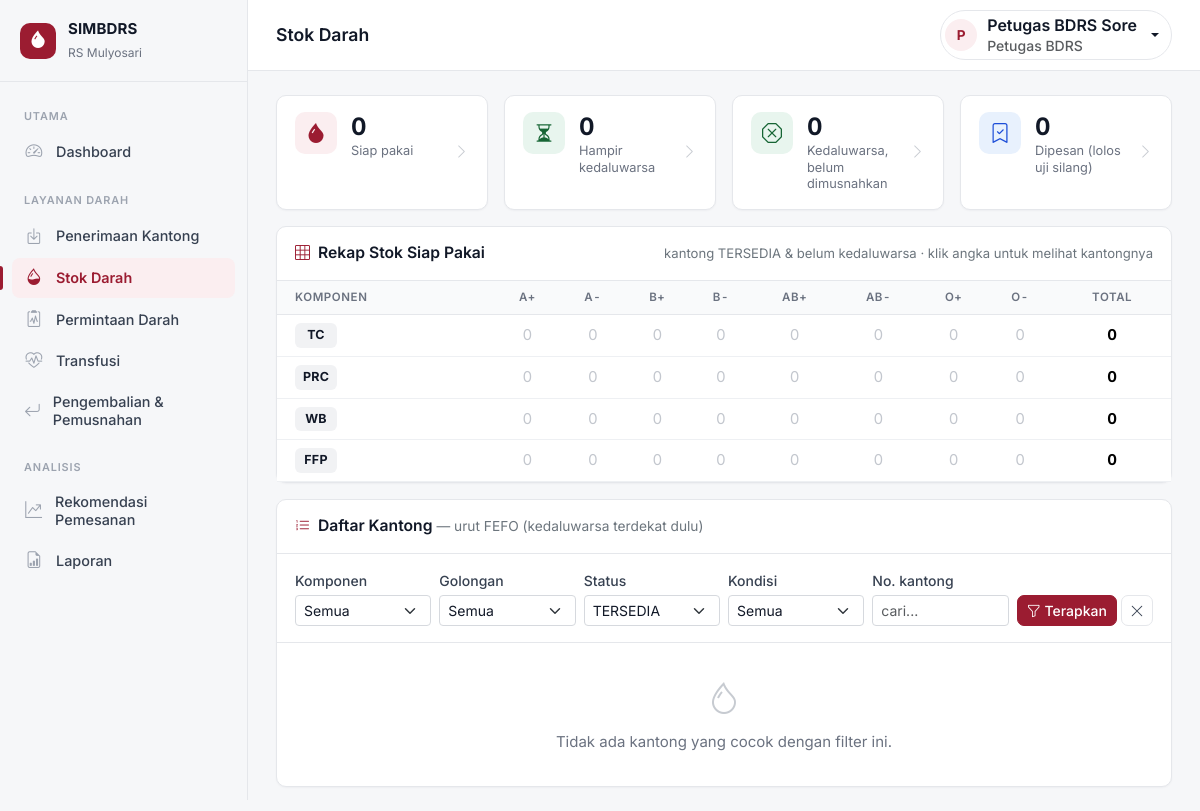
Page /modules/stok/index.php (signed in) on the committed database.
### tables this page shows
CREATE TABLE komponen_darah (
    id_komponen            INT AUTO_INCREMENT PRIMARY KEY,
    kode                   VARCHAR(10)  NOT NULL UNIQUE,
    nama_komponen          VARCHAR(100) NOT NULL,
    suhu_min               DECIMAL(4,1) NULL,
    suhu_max               DECIMAL(4,1) NULL,
    masa_simpan_hari       INT NOT NULL,           
    batas_peringatan_hari  INT NOT NULL            
);

### includes/fungsi.php (called while the page is built, shortened)
<?php
function e($teks): string
{
    return htmlspecialchars((string) $teks, ENT_QUOTES, 'UTF-8');
}

### modules/stok/index.php (the view, shortened to what this page needs)
<?php
require __DIR__ . '/../../auth/cek_akses.php';
$golongan = [];
foreach (['A', 'B', 'AB', 'O'] as $g) {
    foreach (['+', '-'] as $r) {
        $golongan[] = $g . $r;
    }
}
$daftar_status = ['TERSEDIA', 'DIPESAN', 'DIKELUARKAN', 'DITRANSFUSIKAN', 'DIKEMBALIKAN', 'DIMUSNAHKAN'];
$komponen = $pdo->query("SELECT id_komponen, kode, nama_komponen, batas_peringatan_hari FROM komponen_darah ORDER BY masa_simpan_hari, kode")->fetchAll();
$rekap = [];
$q = $pdo->query(
    "SELECT id_komponen, CONCAT(gol_darah, rhesus) AS gol, COUNT(*) AS jml
     FROM kantong_darah
     WHERE status = 'TERSEDIA' AND tgl_kedaluwarsa >= CURDATE()
     GROUP BY id_komponen, gol_darah, rhesus"
);
foreach ($q as $r) {
    $rekap[$r['id_komponen']][$r['gol']] = (int) $r['jml'];
}
$minimal = [];
foreach ($pdo->query("SELECT id_komponen, CONCAT(gol_darah, rhesus) AS gol, jumlah_minimal FROM stok_minimal") as $r) {
    $minimal[$r['id_komponen']][$r['gol']] = (int) $r['jumlah_minimal'];
}
$f = [
    'komponen' => (int) ($_GET['komponen'] ?? 0),
    'gol'      => in_array($_GET['gol'] ?? '', $golongan, true) ? $_GET['gol'] : '',
    'status'   => in_array($_GET['status'] ?? '', $daftar_status, true) ? $_GET['status'] : (isset($_GET['status']) && $_GET['status'] === 'SEMUA' ? 'SEMUA' : 'TERSEDIA'),
    'kondisi'  => in_array($_GET['kondisi'] ?? '', ['hampir', 'lewat'], true) ? $_GET['kondisi'] : '',
    'cari'     => strtoupper(trim($_GET['cari'] ?? '')),
];
$where = [];
$param = [];
if ($f['status'] !== 'SEMUA') {
    $where[] = 'k.status = ?';
    $param[] = $f['status'];
}
$sql = "SELECT k.id_kantong, k.no_kantong, k.gol_darah, k.rhesus, k.volume_ml, k.tgl_aftap,
               k.tgl_kedaluwarsa, k.status, k.id_penerimaan,
               c.kode, c.batas_peringatan_hari,
               u.nama_udd, pn.tgl_terima,
               DATEDIFF(k.tgl_kedaluwarsa, CURDATE()) AS sisa_hari
        FROM kantong_darah k
        JOIN komponen_darah c ON c.id_komponen = k.id_komponen
        JOIN penerimaan pn    ON pn.id_penerimaan = k.id_penerimaan
        JOIN udd_asal u       ON u.id_udd = pn.id_udd"
     . ($where ? ' WHERE ' . implode(' AND ', $where) : '')
     . " ORDER BY k.tgl_kedaluwarsa ASC, k.no_kantong ASC
        LIMIT " . (BATAS_TAMPIL + 1);
$stmt = $pdo->prepare($sql);
$stmt->execute($param);
$kantong = $stmt->fetchAll();
$kantong = array_slice($kantong, 0, BATAS_TAMPIL);
$ringkas = $pdo->query(
    "SELECT
        SUM(k.status = 'TERSEDIA' AND k.tgl_kedaluwarsa >= CURDATE())                                              AS siap,
        SUM(k.status = 'TERSEDIA' AND k.tgl_kedaluwarsa >= CURDATE()
            AND DATEDIFF(k.tgl_kedaluwarsa, CURDATE()) <= c.batas_peringatan_hari)                                  AS hampir,
        SUM(k.status = 'TERSEDIA' AND k.tgl_kedaluwarsa < CURDATE())                                               AS lewat,
        SUM(k.status = 'DIPESAN')                                                                                    AS dipesan
     FROM kantong_darah k JOIN komponen_darah c ON c.id_komponen = k.id_komponen"
)->fetch();
function link_filter(array $f, array $ubah): string
{
    $q = array_filter(array_merge($f, $ubah), fn($v) => $v !== '' && $v !== 0);
    return '?' . http_build_query($q);
}
require __DIR__ . '/../../includes/header.php';
?>
<div class="row g-3 mb-3">
    <?php
    $kartu = [
        ['Siap pakai', $ringkas['siap'], 'droplet-fill', link_filter($f, ['status' => 'TERSEDIA', 'kondisi' => '']), 'merek'],
        ['Hampir kedaluwarsa', $ringkas['hampir'], 'hourglass-split', link_filter($f, ['status' => 'TERSEDIA', 'kondisi' => 'hampir']), $ringkas['hampir'] ? 'waspada' : 'ok'],
        ['Kedaluwarsa, belum dimusnahkan', $ringkas['lewat'], 'x-octagon', link_filter($f, ['status' => 'TERSEDIA', 'kondisi' => 'lewat']), $ringkas['lewat'] ? 'bahaya' : 'ok'],
        ['Dipesan (lolos uji silang)', $ringkas['dipesan'], 'bookmark-check', link_filter($f, ['status' => 'DIPESAN', 'kondisi' => '']), 'info'],
    ];
    foreach ($kartu as [$label, $angka, $ikon, $link, $nada]): ?>
        <div class="col-6 col-xl-3">
            <a class="panel stat" href="<?= e($link) ?>">
                <span class="stat-ikon nada-<?= $nada ?>"><i class="bi bi-<?= $ikon ?>" aria-hidden="true"></i></span>
                <span class="min-w-0"><span class="stat-angka d-block"><?= (int) $angka ?></span><span class="stat-label d-block"><?= e($label) ?></span></span>
                <i class="bi bi-chevron-right stat-panah" aria-hidden="true"></i>
            </a>
        </div>
    <?php endforeach; ?>
</div>
<section class="panel h-auto mb-3">
    <div class="panel-head flex-wrap">
        <i class="bi bi-grid-3x3"></i><h2>Rekap Stok Siap Pakai</h2>
        <span class="ms-auto small text-secondary">kantong TERSEDIA & belum kedaluwarsa · klik angka untuk melihat kantongnya</span>
    </div>
    <div class="table-responsive">
        <table class="table text-center align-middle tabel-rekap mb-0">
            <thead><tr><th class="text-start">Komponen</th><?php foreach ($golongan as $g): ?><th><?= e($g) ?></th><?php endforeach; ?><th>Total</th></tr></thead>
            <tbody>
            <?php foreach ($komponen as $c): $id = $c['id_komponen']; $total = 0; ?>
                <tr>
                    <td class="text-start"><span class="kode-komponen"><?= e($c['kode']) ?></span></td>
                    <?php foreach ($golongan as $g):
                        $n = $rekap[$id][$g] ?? 0;
                        $min = $minimal[$id][$g] ?? null;
                        $kurang = $min !== null && $n < $min;
                        $total += $n;
                    ?>
                        <td class="<?= $kurang ? 'sel-kurang' : '' ?>">
                            <a class="text-decoration-none <?= $n === 0 ? 'angka-nol' : 'fw-semibold text-reset' ?>"
                               href="<?= e(link_filter($f, ['komponen' => (int) $id, 'gol' => $g, 'status' => 'TERSEDIA', 'kondisi' => ''])) ?>"><?= $n ?></a>
                        </td>
                    <?php endforeach; ?>
                    <td class="fw-bold"><?= $total ?></td>
                </tr>
            <?php endforeach; ?>
            </tbody>
        </table>
    </div>
</section>
<section class="panel h-auto">
    <div class="panel-head flex-wrap">
        <i class="bi bi-list-ol"></i><h2>Daftar Kantong <small class="text-secondary fw-normal">— urut FEFO (kedaluwarsa terdekat dulu)</small></h2>
    </div>
    <div class="panel-body border-bottom">
        <form class="row g-2 align-items-end" method="get">
            <div class="col-6 col-md-2">
                <label class="form-label small mb-1" for="f-komponen">Komponen</label>
                <select class="form-select form-select-sm" id="f-komponen" name="komponen">
                    <option value="">Semua</option>
                </select>
            </div>
            <div class="col-6 col-md-2">
                <label class="form-label small mb-1" for="f-gol">Golongan</label>
                <select class="form-select form-select-sm" id="f-gol" name="gol">
                    <option value="">Semua</option>
                </select>
            </div>
            <div class="col-6 col-md-2">
                <label class="form-label small mb-1" for="f-status">Status</label>
                <select class="form-select form-select-sm" id="f-status" name="status">
                    <?php foreach ($daftar_status as $s): ?><option <?= $f['status'] === $s ? 'selected' : '' ?>><?= $s ?></option><?php endforeach; ?>
                </select>
            </div>
            <div class="col-6 col-md-2">
                <label class="form-label small mb-1" for="f-kondisi">Kondisi</label>
                <select class="form-select form-select-sm" id="f-kondisi" name="kondisi">
                    <option value="">Semua</option>
                </select>
            </div>
            <div class="col-8 col-md-2">
                <label class="form-label small mb-1" for="f-cari">No. kantong</label>
                <input class="form-control form-control-sm" id="f-cari" name="cari" value="<?= e($f['cari']) ?>" placeholder="cari...">
            </div>
            <div class="col-4 col-md-2 d-flex gap-1">
                <button class="btn btn-sm btn-primary flex-fill" type="submit"><i class="bi bi-funnel"></i> Terapkan</button>
                <a class="btn btn-sm btn-outline-secondary" href="index.php" title="Reset filter"><i class="bi bi-x-lg"></i></a>
            </div>
        </form>
    </div>
    <?php if (!$kantong): ?>
        <div class="empty-state"><i class="bi bi-droplet"></i><p class="mt-2 mb-0">Tidak ada kantong yang cocok dengan filter ini.</p></div>
    <?php endif; ?>
</section>
<?php require __DIR__ . '/../../includes/footer.php'; ?>

### rows in the picture
komponen_darah: kode "TC", id_komponen "0", total "0"
komponen_darah: kode "PRC", id_komponen "0", total "0"
komponen_darah: kode "WB", id_komponen "0", total "0"
komponen_darah: kode "FFP", id_komponen "0", total "0"

### other values in the picture
NAMA_APP "SIMBDRS"
NAMA_RS "RS Mulyosari"
$m['judul'] "UTAMA"
$m['label'] "Dashboard"
$m['judul'] "LAYANAN DARAH"
$m['label'] "Penerimaan Kantong"
$m['label'] "Stok Darah"
$m['label'] "Permintaan Darah"
$m['label'] "Transfusi"
$m['label'] "Pengembalian & Pemusnahan"
$m['judul'] "ANALISIS"
$m['label'] "Rekomendasi Pemesanan"
$m['label'] "Laporan"
$judul "Stok Darah"
substr($saya['nama'], 0, 1) "P"
